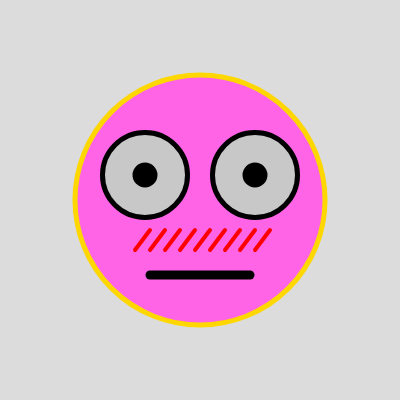
Frame 1 (no input)
Frame 2 (the mouse pressed at the canvas centre, redrawn once): identical to frame 1, image omitted

The p5.js sketch that drew this single still picture (run headless with seeded random() and noise() and a simulated clock; the mouse was pressed at the canvas centre and the sketch redrawn once):

// p5.js sketch
// ── sketch.js
function setup() {
  // create a canvas
  createCanvas(400, 400);

  // disable animation
  noLoop();
}

function draw() {
  background(220);
  //Main body
  fill(280,100,230);
  stroke("gold");
  strokeWeight(5)
  circle(200,200,250);
  //Left eye
  fill(200,200,200);
  stroke("black");
  strokeWeight(5)
  circle(145,175,85);
  //Left Pupil
  fill("black");
  circle(145,175,20);
  //Right eye
  fill(200,200,200);
  stroke("black");
  strokeWeight(5)
  circle(255,175,85);
  //Right Pupil
  fill("black");
  circle(255,175,20);
  //Mouth
  stroke("black");
  strokeWeight(9)
  line(150,275,250,275)
  //Blushing
  stroke("red")
  strokeWeight(4)
  line(135,250,150,230)

  stroke("red")
  strokeWeight(4)
  line(150,250,165,230)

  stroke("red")
  strokeWeight(4)
  line(165,250,180,230)

  stroke("red")
  strokeWeight(4)
  line(180,250,195,230)

  stroke("red")
  strokeWeight(4)
  line(195,250,210,230)

  stroke("red")
  strokeWeight(4)
  line(210,250,225,230)

  stroke("red")
  strokeWeight(4)
  line(225,250,240,230)

  stroke("red")
  strokeWeight(4)
  line(240,250,255,230)

  stroke("red")
  strokeWeight(4)
  line(255,250,270,230)

  rectMode(CENTER);
 
}
